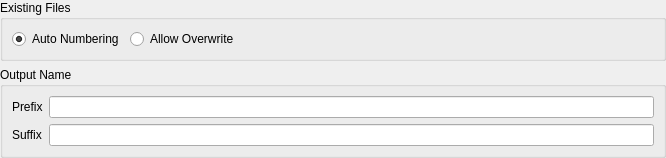
<?xml version="1.0" encoding="UTF-8"?>
<ui version="4.0">
 <class>CFileNamingParamsGuiComp</class>
 <widget class="QWidget" name="CFileNamingParamsGuiComp">
  <property name="geometry">
   <rect>
    <x>0</x>
    <y>0</y>
    <width>666</width>
    <height>135</height>
   </rect>
  </property>
  <property name="sizePolicy">
   <sizepolicy hsizetype="Preferred" vsizetype="Fixed">
    <horstretch>0</horstretch>
    <verstretch>0</verstretch>
   </sizepolicy>
  </property>
  <property name="windowTitle">
   <string>File Naming Parameters</string>
  </property>
  <layout class="QVBoxLayout" name="verticalLayout">
   <property name="leftMargin">
    <number>0</number>
   </property>
   <property name="topMargin">
    <number>0</number>
   </property>
   <property name="rightMargin">
    <number>0</number>
   </property>
   <property name="bottomMargin">
    <number>0</number>
   </property>
   <item>
    <widget class="QGroupBox" name="groupBox">
     <property name="sizePolicy">
      <sizepolicy hsizetype="Preferred" vsizetype="Maximum">
       <horstretch>0</horstretch>
       <verstretch>0</verstretch>
      </sizepolicy>
     </property>
     <property name="title">
      <string>Existing Files</string>
     </property>
     <layout class="QFormLayout" name="formLayout_2">
      <item row="0" column="0">
       <widget class="QRadioButton" name="AutoNumberingRadio">
        <property name="text">
         <string>Auto Numbering</string>
        </property>
        <property name="checked">
         <bool>true</bool>
        </property>
       </widget>
      </item>
      <item row="0" column="1">
       <widget class="QRadioButton" name="OverwriteRadio">
        <property name="text">
         <string>Allow Overwrite</string>
        </property>
       </widget>
      </item>
     </layout>
    </widget>
   </item>
   <item>
    <widget class="QGroupBox" name="groupBox_2">
     <property name="title">
      <string>Output Name</string>
     </property>
     <layout class="QFormLayout" name="formLayout">
      <item row="0" column="0">
       <widget class="QLabel" name="label">
        <property name="text">
         <string>Prefix</string>
        </property>
       </widget>
      </item>
      <item row="0" column="1">
       <widget class="QLineEdit" name="PrefixEdit"/>
      </item>
      <item row="1" column="0">
       <widget class="QLabel" name="label_2">
        <property name="text">
         <string>Suffix</string>
        </property>
       </widget>
      </item>
      <item row="1" column="1">
       <widget class="QLineEdit" name="SuffixEdit"/>
      </item>
     </layout>
    </widget>
   </item>
  </layout>
 </widget>
 <resources>
  <include location="../../../Acf/Include/iqtgui/iqtgui.qrc"/>
 </resources>
 <connections/>
</ui>
